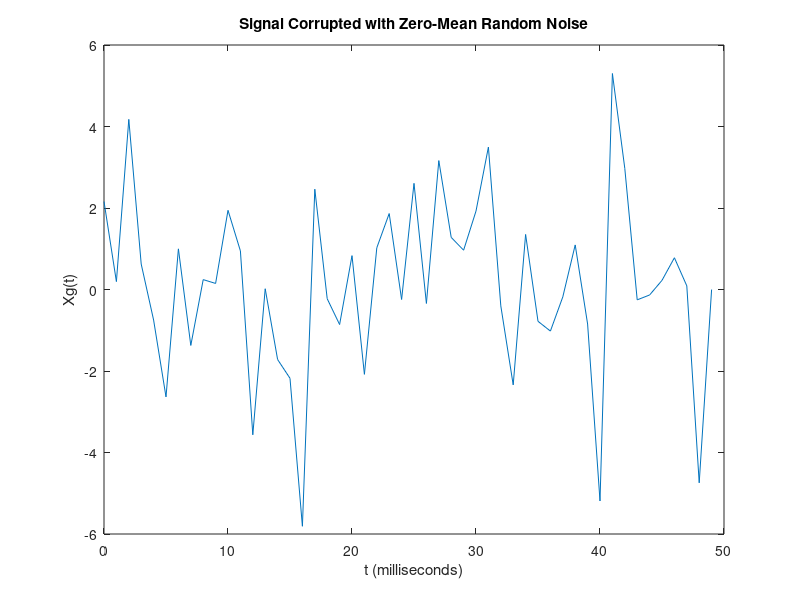
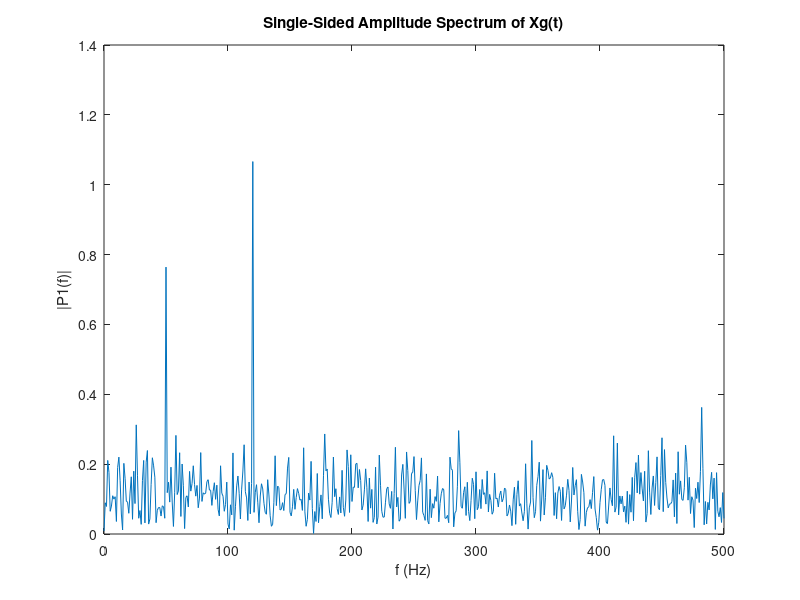
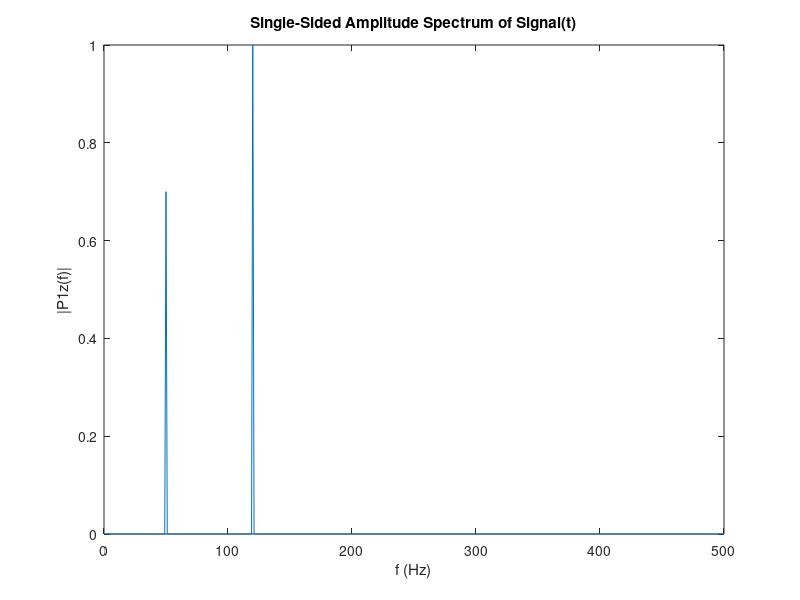

Write MATLAB code to recreate these figures, in order.
%% Basis Setting
Fs = 1000;              % Sampling Frequency
T = 1 / Fs;             % Sampling Period
L = 1000;               % Length of Signal
t = (0 : L - 1) * T;    % Time vector

% Pure Signal
Signal = 0.7 * sin(2 * pi * 50 * t) + sin(2 * pi * 120 * t);

% White Gaussian Noise with Mean of 0 and Variance of 4
Noise = 2 * randn(size(t));

% Composed Signal
Xg = Signal + Noise;

%% Time Domain Analysis

% Plot Signal Xg in Time Domain
figure(1);
plot(1000 * t(1 : 50), Xg(1 : 50));
title('Signal Corrupted with Zero-Mean Random Noise');
xlabel('t (milliseconds)');
ylabel('Xg(t)');

%% Frequency Domain Analysis

% Fast Fourier Transform of Xg
Yg = fft(Xg);

% P2: Bilateral Spectrum of Xg
P2 = abs(Yg / L);
% P1: Unilateral Spectrum of Xg
P1 = P2(1 : L/2 + 1);
P1(2 : end - 1) = 2 * P1(2 : end - 1);

% Frequency Range
f = Fs * (0 : (L/2)) / L;

% Plot the Unilateral Spectrum P1
figure(2);
plot(f, P1);
title('Single-Sided Amplitude Spectrum of Xg(t)');
xlabel('f (Hz)');
ylabel('|P1(f)|');

%% Frequency Domain of Pure Signal

Zg = fft(Signal);

P2z = abs(Zg / L);
P1z = P2z(1 : L/2 + 1);
P1z(2 : end - 1) = 2 * P1z(2 : end - 1);

figure(3);
plot(f, P1z);
title('Single-Sided Amplitude Spectrum of Signal(t)');
xlabel('f (Hz)');
ylabel('|P1z(f)|');
